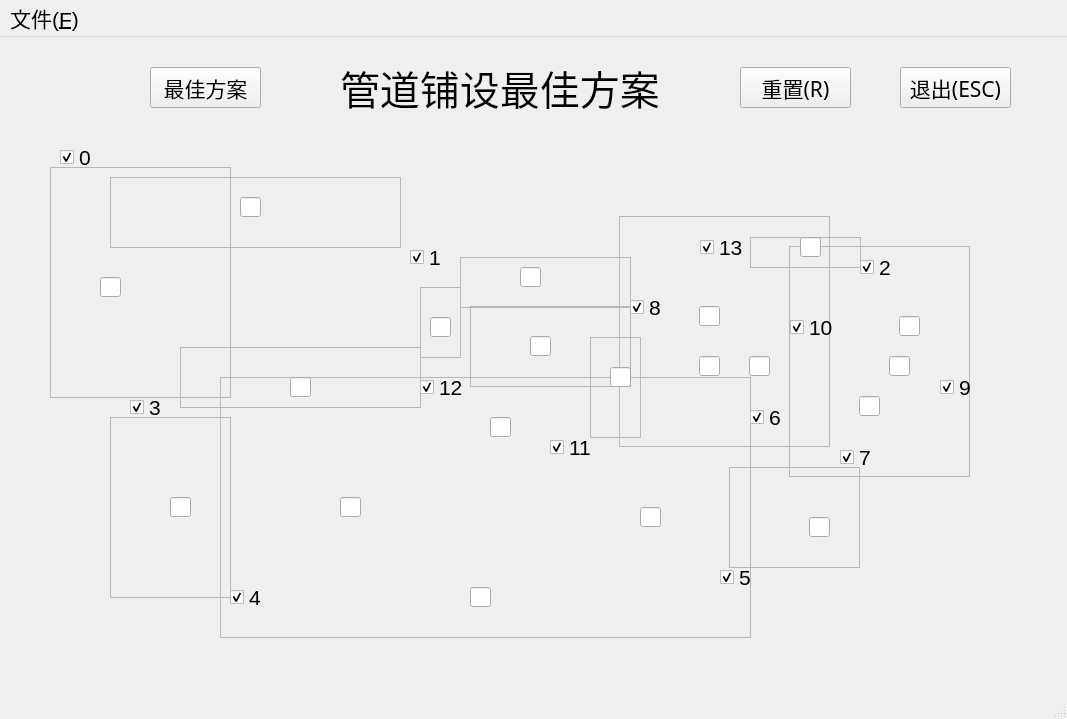
<?xml version="1.0" encoding="UTF-8"?>
<ui version="4.0">
 <class>qttestClass</class>
 <widget class="QMainWindow" name="qttestClass">
  <property name="geometry">
   <rect>
    <x>0</x>
    <y>0</y>
    <width>1067</width>
    <height>719</height>
   </rect>
  </property>
  <property name="font">
   <font>
    <pointsize>16</pointsize>
   </font>
  </property>
  <property name="windowTitle">
   <string>qttest</string>
  </property>
  <widget class="QWidget" name="centralWidget">
   <property name="styleSheet">
    <string notr="true"/>
   </property>
   <widget class="QCheckBox" name="checkBox">
    <property name="geometry">
     <rect>
      <x>60</x>
      <y>90</y>
      <width>51</width>
      <height>61</height>
     </rect>
    </property>
    <property name="styleSheet">
     <string notr="true"/>
    </property>
    <property name="text">
     <string>0</string>
    </property>
    <property name="checked">
     <bool>true</bool>
    </property>
   </widget>
   <widget class="QLabel" name="label">
    <property name="geometry">
     <rect>
      <x>340</x>
      <y>10</y>
      <width>331</width>
      <height>81</height>
     </rect>
    </property>
    <property name="font">
     <font>
      <family>华光行书_CNKI</family>
      <pointsize>30</pointsize>
     </font>
    </property>
    <property name="text">
     <string>管道铺设最佳方案</string>
    </property>
   </widget>
   <widget class="QCheckBox" name="checkBox_2">
    <property name="geometry">
     <rect>
      <x>410</x>
      <y>190</y>
      <width>51</width>
      <height>61</height>
     </rect>
    </property>
    <property name="styleSheet">
     <string notr="true"/>
    </property>
    <property name="text">
     <string>1</string>
    </property>
    <property name="checked">
     <bool>true</bool>
    </property>
   </widget>
   <widget class="QCheckBox" name="checkBox_3">
    <property name="geometry">
     <rect>
      <x>860</x>
      <y>200</y>
      <width>51</width>
      <height>61</height>
     </rect>
    </property>
    <property name="styleSheet">
     <string notr="true"/>
    </property>
    <property name="text">
     <string>2</string>
    </property>
    <property name="checked">
     <bool>true</bool>
    </property>
   </widget>
   <widget class="QCheckBox" name="checkBox_4">
    <property name="geometry">
     <rect>
      <x>130</x>
      <y>340</y>
      <width>51</width>
      <height>61</height>
     </rect>
    </property>
    <property name="styleSheet">
     <string notr="true"/>
    </property>
    <property name="text">
     <string>3</string>
    </property>
    <property name="checked">
     <bool>true</bool>
    </property>
   </widget>
   <widget class="QCheckBox" name="checkBox_5">
    <property name="geometry">
     <rect>
      <x>230</x>
      <y>530</y>
      <width>51</width>
      <height>61</height>
     </rect>
    </property>
    <property name="styleSheet">
     <string notr="true"/>
    </property>
    <property name="text">
     <string>4</string>
    </property>
    <property name="checked">
     <bool>true</bool>
    </property>
   </widget>
   <widget class="QCheckBox" name="checkBox_6">
    <property name="geometry">
     <rect>
      <x>720</x>
      <y>510</y>
      <width>51</width>
      <height>61</height>
     </rect>
    </property>
    <property name="styleSheet">
     <string notr="true"/>
    </property>
    <property name="text">
     <string>5</string>
    </property>
    <property name="checked">
     <bool>true</bool>
    </property>
   </widget>
   <widget class="QCheckBox" name="checkBox_7">
    <property name="geometry">
     <rect>
      <x>750</x>
      <y>350</y>
      <width>51</width>
      <height>61</height>
     </rect>
    </property>
    <property name="styleSheet">
     <string notr="true"/>
    </property>
    <property name="text">
     <string>6</string>
    </property>
    <property name="checked">
     <bool>true</bool>
    </property>
   </widget>
   <widget class="QCheckBox" name="checkBox_8">
    <property name="geometry">
     <rect>
      <x>840</x>
      <y>390</y>
      <width>51</width>
      <height>61</height>
     </rect>
    </property>
    <property name="styleSheet">
     <string notr="true"/>
    </property>
    <property name="text">
     <string>7</string>
    </property>
    <property name="checked">
     <bool>true</bool>
    </property>
   </widget>
   <widget class="QCheckBox" name="checkBox_9">
    <property name="geometry">
     <rect>
      <x>630</x>
      <y>240</y>
      <width>51</width>
      <height>61</height>
     </rect>
    </property>
    <property name="styleSheet">
     <string notr="true"/>
    </property>
    <property name="text">
     <string>8</string>
    </property>
    <property name="checked">
     <bool>true</bool>
    </property>
   </widget>
   <widget class="QCheckBox" name="checkBox_10">
    <property name="geometry">
     <rect>
      <x>940</x>
      <y>320</y>
      <width>51</width>
      <height>61</height>
     </rect>
    </property>
    <property name="styleSheet">
     <string notr="true"/>
    </property>
    <property name="text">
     <string>9</string>
    </property>
    <property name="checked">
     <bool>true</bool>
    </property>
   </widget>
   <widget class="QCheckBox" name="checkBox_11">
    <property name="geometry">
     <rect>
      <x>790</x>
      <y>260</y>
      <width>51</width>
      <height>61</height>
     </rect>
    </property>
    <property name="styleSheet">
     <string notr="true"/>
    </property>
    <property name="text">
     <string>10</string>
    </property>
    <property name="checked">
     <bool>true</bool>
    </property>
   </widget>
   <widget class="QCheckBox" name="checkBox_12">
    <property name="geometry">
     <rect>
      <x>550</x>
      <y>380</y>
      <width>51</width>
      <height>61</height>
     </rect>
    </property>
    <property name="styleSheet">
     <string notr="true"/>
    </property>
    <property name="text">
     <string>11</string>
    </property>
    <property name="checked">
     <bool>true</bool>
    </property>
   </widget>
   <widget class="QCheckBox" name="checkBox_13">
    <property name="geometry">
     <rect>
      <x>420</x>
      <y>320</y>
      <width>51</width>
      <height>61</height>
     </rect>
    </property>
    <property name="styleSheet">
     <string notr="true"/>
    </property>
    <property name="text">
     <string>12</string>
    </property>
    <property name="checked">
     <bool>true</bool>
    </property>
   </widget>
   <widget class="QCheckBox" name="checkBox_14">
    <property name="geometry">
     <rect>
      <x>700</x>
      <y>180</y>
      <width>51</width>
      <height>61</height>
     </rect>
    </property>
    <property name="styleSheet">
     <string notr="true"/>
    </property>
    <property name="text">
     <string>13</string>
    </property>
    <property name="checked">
     <bool>true</bool>
    </property>
   </widget>
   <widget class="QFrame" name="frame">
    <property name="geometry">
     <rect>
      <x>110</x>
      <y>140</y>
      <width>291</width>
      <height>71</height>
     </rect>
    </property>
    <property name="styleSheet">
     <string notr="true"/>
    </property>
    <property name="frameShape">
     <enum>QFrame::StyledPanel</enum>
    </property>
    <property name="frameShadow">
     <enum>QFrame::Raised</enum>
    </property>
    <widget class="QLineEdit" name="lineEdit">
     <property name="geometry">
      <rect>
       <x>130</x>
       <y>20</y>
       <width>21</width>
       <height>20</height>
      </rect>
     </property>
     <property name="font">
      <font>
       <pointsize>11</pointsize>
      </font>
     </property>
     <property name="frame">
      <bool>true</bool>
     </property>
    </widget>
   </widget>
   <widget class="QPushButton" name="pushButton">
    <property name="geometry">
     <rect>
      <x>150</x>
      <y>30</y>
      <width>111</width>
      <height>41</height>
     </rect>
    </property>
    <property name="font">
     <font>
      <family>华康俪金黑W8(P)</family>
      <pointsize>16</pointsize>
     </font>
    </property>
    <property name="text">
     <string>最佳方案</string>
    </property>
   </widget>
   <widget class="QPushButton" name="pushButton_2">
    <property name="geometry">
     <rect>
      <x>740</x>
      <y>30</y>
      <width>111</width>
      <height>41</height>
     </rect>
    </property>
    <property name="font">
     <font>
      <family>华康俪金黑W8(P)</family>
      <pointsize>16</pointsize>
     </font>
    </property>
    <property name="text">
     <string>重置(R)</string>
    </property>
   </widget>
   <widget class="QFrame" name="frame_2">
    <property name="geometry">
     <rect>
      <x>460</x>
      <y>220</y>
      <width>171</width>
      <height>51</height>
     </rect>
    </property>
    <property name="styleSheet">
     <string notr="true"/>
    </property>
    <property name="frameShape">
     <enum>QFrame::StyledPanel</enum>
    </property>
    <property name="frameShadow">
     <enum>QFrame::Raised</enum>
    </property>
   </widget>
   <widget class="QFrame" name="frame_3">
    <property name="geometry">
     <rect>
      <x>180</x>
      <y>310</y>
      <width>241</width>
      <height>61</height>
     </rect>
    </property>
    <property name="styleSheet">
     <string notr="true"/>
    </property>
    <property name="frameShape">
     <enum>QFrame::StyledPanel</enum>
    </property>
    <property name="frameShadow">
     <enum>QFrame::Raised</enum>
    </property>
    <widget class="QLineEdit" name="lineEdit_4">
     <property name="geometry">
      <rect>
       <x>110</x>
       <y>30</y>
       <width>21</width>
       <height>20</height>
      </rect>
     </property>
     <property name="font">
      <font>
       <pointsize>11</pointsize>
      </font>
     </property>
    </widget>
   </widget>
   <widget class="QFrame" name="frame_4">
    <property name="geometry">
     <rect>
      <x>470</x>
      <y>269</y>
      <width>161</width>
      <height>81</height>
     </rect>
    </property>
    <property name="styleSheet">
     <string notr="true"/>
    </property>
    <property name="frameShape">
     <enum>QFrame::StyledPanel</enum>
    </property>
    <property name="frameShadow">
     <enum>QFrame::Raised</enum>
    </property>
    <widget class="QLineEdit" name="lineEdit_6">
     <property name="geometry">
      <rect>
       <x>60</x>
       <y>30</y>
       <width>21</width>
       <height>20</height>
      </rect>
     </property>
     <property name="font">
      <font>
       <pointsize>11</pointsize>
      </font>
     </property>
    </widget>
   </widget>
   <widget class="QFrame" name="frame_5">
    <property name="geometry">
     <rect>
      <x>420</x>
      <y>250</y>
      <width>41</width>
      <height>71</height>
     </rect>
    </property>
    <property name="frameShape">
     <enum>QFrame::StyledPanel</enum>
    </property>
    <property name="frameShadow">
     <enum>QFrame::Raised</enum>
    </property>
   </widget>
   <widget class="QFrame" name="frame_6">
    <property name="geometry">
     <rect>
      <x>619</x>
      <y>179</y>
      <width>211</width>
      <height>231</height>
     </rect>
    </property>
    <property name="frameShape">
     <enum>QFrame::StyledPanel</enum>
    </property>
    <property name="frameShadow">
     <enum>QFrame::Raised</enum>
    </property>
    <widget class="QLineEdit" name="lineEdit_10">
     <property name="geometry">
      <rect>
       <x>80</x>
       <y>140</y>
       <width>21</width>
       <height>20</height>
      </rect>
     </property>
     <property name="font">
      <font>
       <pointsize>11</pointsize>
      </font>
     </property>
    </widget>
    <widget class="QLineEdit" name="lineEdit_11">
     <property name="geometry">
      <rect>
       <x>80</x>
       <y>90</y>
       <width>21</width>
       <height>20</height>
      </rect>
     </property>
     <property name="font">
      <font>
       <pointsize>11</pointsize>
      </font>
     </property>
    </widget>
    <widget class="QLineEdit" name="lineEdit_12">
     <property name="geometry">
      <rect>
       <x>130</x>
       <y>140</y>
       <width>21</width>
       <height>20</height>
      </rect>
     </property>
     <property name="font">
      <font>
       <pointsize>11</pointsize>
      </font>
     </property>
    </widget>
   </widget>
   <widget class="QFrame" name="frame_7">
    <property name="geometry">
     <rect>
      <x>750</x>
      <y>200</y>
      <width>111</width>
      <height>31</height>
     </rect>
    </property>
    <property name="frameShape">
     <enum>QFrame::StyledPanel</enum>
    </property>
    <property name="frameShadow">
     <enum>QFrame::Raised</enum>
    </property>
   </widget>
   <widget class="QFrame" name="frame_8">
    <property name="geometry">
     <rect>
      <x>789</x>
      <y>209</y>
      <width>181</width>
      <height>231</height>
     </rect>
    </property>
    <property name="frameShape">
     <enum>QFrame::StyledPanel</enum>
    </property>
    <property name="frameShadow">
     <enum>QFrame::Raised</enum>
    </property>
    <widget class="QLineEdit" name="lineEdit_14">
     <property name="geometry">
      <rect>
       <x>110</x>
       <y>70</y>
       <width>21</width>
       <height>20</height>
      </rect>
     </property>
     <property name="font">
      <font>
       <pointsize>11</pointsize>
      </font>
     </property>
    </widget>
    <widget class="QLineEdit" name="lineEdit_15">
     <property name="geometry">
      <rect>
       <x>70</x>
       <y>150</y>
       <width>21</width>
       <height>20</height>
      </rect>
     </property>
     <property name="font">
      <font>
       <pointsize>11</pointsize>
      </font>
     </property>
    </widget>
    <widget class="QLineEdit" name="lineEdit_20">
     <property name="geometry">
      <rect>
       <x>100</x>
       <y>110</y>
       <width>21</width>
       <height>20</height>
      </rect>
     </property>
     <property name="font">
      <font>
       <pointsize>11</pointsize>
      </font>
     </property>
    </widget>
   </widget>
   <widget class="QFrame" name="frame_9">
    <property name="geometry">
     <rect>
      <x>220</x>
      <y>340</y>
      <width>531</width>
      <height>261</height>
     </rect>
    </property>
    <property name="frameShape">
     <enum>QFrame::StyledPanel</enum>
    </property>
    <property name="frameShadow">
     <enum>QFrame::Raised</enum>
    </property>
    <widget class="QLineEdit" name="lineEdit_5">
     <property name="geometry">
      <rect>
       <x>120</x>
       <y>120</y>
       <width>21</width>
       <height>20</height>
      </rect>
     </property>
     <property name="font">
      <font>
       <pointsize>11</pointsize>
      </font>
     </property>
    </widget>
    <widget class="QLineEdit" name="lineEdit_7">
     <property name="geometry">
      <rect>
       <x>270</x>
       <y>40</y>
       <width>21</width>
       <height>20</height>
      </rect>
     </property>
     <property name="font">
      <font>
       <pointsize>11</pointsize>
      </font>
     </property>
    </widget>
    <widget class="QLineEdit" name="lineEdit_8">
     <property name="geometry">
      <rect>
       <x>420</x>
       <y>130</y>
       <width>21</width>
       <height>20</height>
      </rect>
     </property>
     <property name="font">
      <font>
       <pointsize>11</pointsize>
      </font>
     </property>
    </widget>
    <widget class="QLineEdit" name="lineEdit_16">
     <property name="geometry">
      <rect>
       <x>250</x>
       <y>210</y>
       <width>21</width>
       <height>20</height>
      </rect>
     </property>
     <property name="font">
      <font>
       <pointsize>11</pointsize>
      </font>
     </property>
    </widget>
   </widget>
   <widget class="QFrame" name="frame_10">
    <property name="geometry">
     <rect>
      <x>590</x>
      <y>300</y>
      <width>51</width>
      <height>101</height>
     </rect>
    </property>
    <property name="frameShape">
     <enum>QFrame::StyledPanel</enum>
    </property>
    <property name="frameShadow">
     <enum>QFrame::Raised</enum>
    </property>
    <widget class="QLineEdit" name="lineEdit_9">
     <property name="geometry">
      <rect>
       <x>20</x>
       <y>30</y>
       <width>21</width>
       <height>20</height>
      </rect>
     </property>
     <property name="font">
      <font>
       <pointsize>11</pointsize>
      </font>
     </property>
    </widget>
   </widget>
   <widget class="QPushButton" name="pushButton_3">
    <property name="geometry">
     <rect>
      <x>900</x>
      <y>30</y>
      <width>111</width>
      <height>41</height>
     </rect>
    </property>
    <property name="font">
     <font>
      <family>华康俪金黑W8(P)</family>
      <pointsize>16</pointsize>
     </font>
    </property>
    <property name="text">
     <string>退出(ESC)</string>
    </property>
   </widget>
   <widget class="QLineEdit" name="lineEdit_3">
    <property name="geometry">
     <rect>
      <x>430</x>
      <y>280</y>
      <width>21</width>
      <height>20</height>
     </rect>
    </property>
    <property name="font">
     <font>
      <pointsize>11</pointsize>
     </font>
    </property>
   </widget>
   <widget class="QLineEdit" name="lineEdit_2">
    <property name="geometry">
     <rect>
      <x>520</x>
      <y>230</y>
      <width>21</width>
      <height>20</height>
     </rect>
    </property>
    <property name="font">
     <font>
      <pointsize>11</pointsize>
     </font>
    </property>
   </widget>
   <widget class="QLineEdit" name="lineEdit_13">
    <property name="geometry">
     <rect>
      <x>800</x>
      <y>200</y>
      <width>21</width>
      <height>20</height>
     </rect>
    </property>
    <property name="font">
     <font>
      <pointsize>11</pointsize>
     </font>
    </property>
   </widget>
   <widget class="QFrame" name="frame_11">
    <property name="geometry">
     <rect>
      <x>50</x>
      <y>130</y>
      <width>181</width>
      <height>231</height>
     </rect>
    </property>
    <property name="frameShape">
     <enum>QFrame::StyledPanel</enum>
    </property>
    <property name="frameShadow">
     <enum>QFrame::Raised</enum>
    </property>
    <widget class="QLineEdit" name="lineEdit_19">
     <property name="geometry">
      <rect>
       <x>50</x>
       <y>110</y>
       <width>21</width>
       <height>20</height>
      </rect>
     </property>
     <property name="font">
      <font>
       <pointsize>11</pointsize>
      </font>
     </property>
    </widget>
   </widget>
   <widget class="QFrame" name="frame_12">
    <property name="geometry">
     <rect>
      <x>110</x>
      <y>380</y>
      <width>121</width>
      <height>181</height>
     </rect>
    </property>
    <property name="frameShape">
     <enum>QFrame::StyledPanel</enum>
    </property>
    <property name="frameShadow">
     <enum>QFrame::Raised</enum>
    </property>
    <widget class="QLineEdit" name="lineEdit_18">
     <property name="geometry">
      <rect>
       <x>60</x>
       <y>80</y>
       <width>21</width>
       <height>20</height>
      </rect>
     </property>
     <property name="font">
      <font>
       <pointsize>11</pointsize>
      </font>
     </property>
    </widget>
   </widget>
   <widget class="QFrame" name="frame_13">
    <property name="geometry">
     <rect>
      <x>729</x>
      <y>430</y>
      <width>131</width>
      <height>101</height>
     </rect>
    </property>
    <property name="frameShape">
     <enum>QFrame::StyledPanel</enum>
    </property>
    <property name="frameShadow">
     <enum>QFrame::Raised</enum>
    </property>
    <widget class="QLineEdit" name="lineEdit_17">
     <property name="geometry">
      <rect>
       <x>80</x>
       <y>50</y>
       <width>21</width>
       <height>20</height>
      </rect>
     </property>
     <property name="font">
      <font>
       <pointsize>11</pointsize>
      </font>
     </property>
    </widget>
   </widget>
   <zorder>frame_13</zorder>
   <zorder>frame_12</zorder>
   <zorder>frame_11</zorder>
   <zorder>frame_9</zorder>
   <zorder>frame_8</zorder>
   <zorder>frame_6</zorder>
   <zorder>checkBox</zorder>
   <zorder>label</zorder>
   <zorder>checkBox_2</zorder>
   <zorder>checkBox_3</zorder>
   <zorder>checkBox_4</zorder>
   <zorder>checkBox_5</zorder>
   <zorder>checkBox_6</zorder>
   <zorder>checkBox_7</zorder>
   <zorder>checkBox_8</zorder>
   <zorder>checkBox_9</zorder>
   <zorder>checkBox_10</zorder>
   <zorder>checkBox_11</zorder>
   <zorder>checkBox_12</zorder>
   <zorder>checkBox_13</zorder>
   <zorder>checkBox_14</zorder>
   <zorder>pushButton</zorder>
   <zorder>pushButton_2</zorder>
   <zorder>frame_2</zorder>
   <zorder>frame_3</zorder>
   <zorder>frame_4</zorder>
   <zorder>frame_5</zorder>
   <zorder>frame_7</zorder>
   <zorder>frame_10</zorder>
   <zorder>pushButton_3</zorder>
   <zorder>lineEdit_3</zorder>
   <zorder>lineEdit_2</zorder>
   <zorder>lineEdit_13</zorder>
   <zorder>frame</zorder>
  </widget>
  <widget class="QMenuBar" name="menuBar">
   <property name="geometry">
    <rect>
     <x>0</x>
     <y>0</y>
     <width>1067</width>
     <height>34</height>
    </rect>
   </property>
   <widget class="QMenu" name="menu">
    <property name="geometry">
     <rect>
      <x>2189</x>
      <y>140</y>
      <width>140</width>
      <height>115</height>
     </rect>
    </property>
    <property name="font">
     <font>
      <pointsize>12</pointsize>
      <weight>50</weight>
      <bold>false</bold>
     </font>
    </property>
    <property name="title">
     <string>文件(&amp;F)</string>
    </property>
    <addaction name="action"/>
    <addaction name="separator"/>
    <addaction name="action_2"/>
   </widget>
   <addaction name="menu"/>
  </widget>
  <widget class="QStatusBar" name="statusBar"/>
  <action name="action">
   <property name="text">
    <string>打开文件</string>
   </property>
   <property name="shortcut">
    <string>Ctrl+O</string>
   </property>
  </action>
  <action name="action_2">
   <property name="text">
    <string>保存文件</string>
   </property>
   <property name="shortcut">
    <string>Ctrl+S</string>
   </property>
  </action>
 </widget>
 <layoutdefault spacing="6" margin="11"/>
 <resources>
  <include location="qttest.qrc"/>
 </resources>
 <connections>
  <connection>
   <sender>pushButton_2</sender>
   <signal>clicked()</signal>
   <receiver>qttestClass</receiver>
   <slot>resetbtn()</slot>
   <hints>
    <hint type="sourcelabel">
     <x>810</x>
     <y>93</y>
    </hint>
    <hint type="destinationlabel">
     <x>279</x>
     <y>129</y>
    </hint>
   </hints>
  </connection>
  <connection>
   <sender>pushButton_3</sender>
   <signal>clicked()</signal>
   <receiver>qttestClass</receiver>
   <slot>quitbtn()</slot>
   <hints>
    <hint type="sourcelabel">
     <x>954</x>
     <y>89</y>
    </hint>
    <hint type="destinationlabel">
     <x>962</x>
     <y>140</y>
    </hint>
   </hints>
  </connection>
  <connection>
   <sender>pushButton</sender>
   <signal>clicked()</signal>
   <receiver>qttestClass</receiver>
   <slot>solution()</slot>
   <hints>
    <hint type="sourcelabel">
     <x>204</x>
     <y>74</y>
    </hint>
    <hint type="destinationlabel">
     <x>145</x>
     <y>148</y>
    </hint>
   </hints>
  </connection>
 </connections>
 <slots>
  <slot>resetbtn()</slot>
  <slot>quitbtn()</slot>
  <slot>test()</slot>
  <slot>solution()</slot>
 </slots>
</ui>
